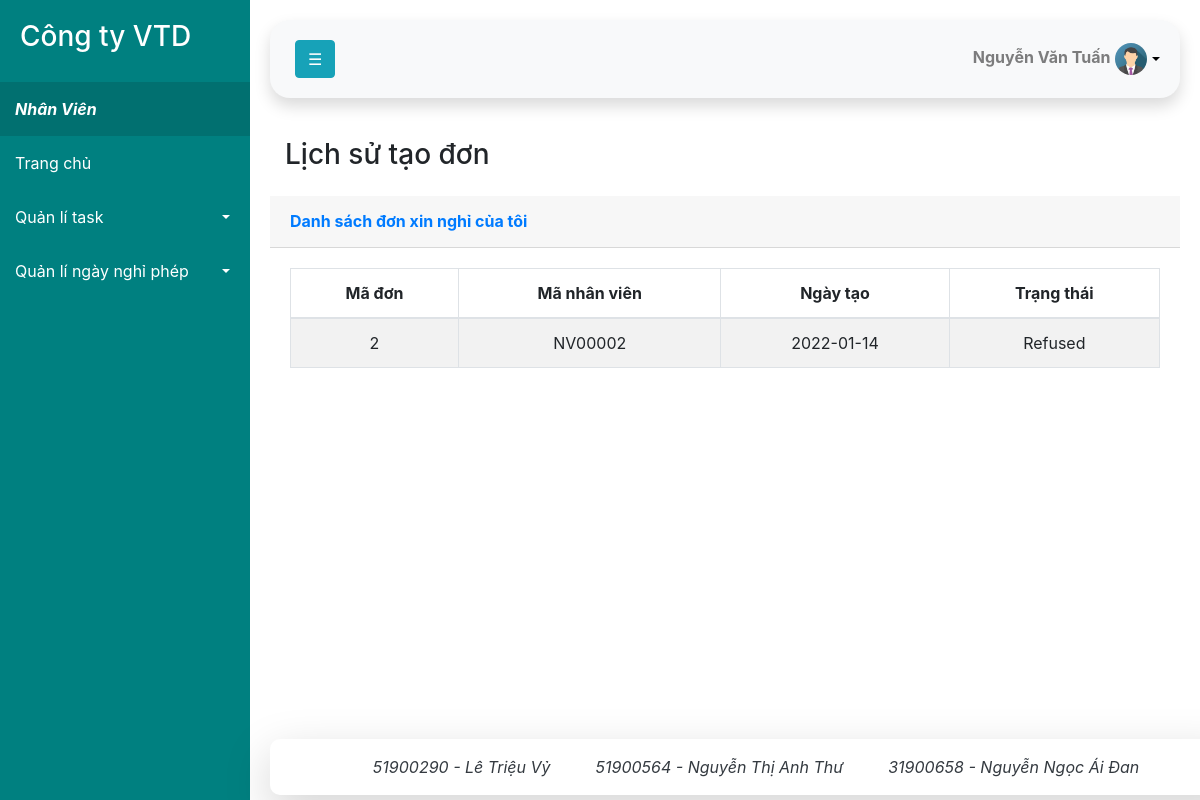
/quanly_ngaynghi/donxinnghi_cuatoi.php (signed in), run on the app's committed database.
### tables this page shows
CREATE TABLE `nhanvien` (
  `manv` varchar(50) NOT NULL,
  `username` varchar(50) NOT NULL,
  `password` varchar(500) NOT NULL,
  `tennv` varchar(128) NOT NULL,
  `loainv` varchar(100) NOT NULL,
  `tenphongban` varchar(128) DEFAULT NULL,
  `avt` varchar(500) NOT NULL DEFAULT 'avatar.png',
  `songaynghi` int(11) NOT NULL
);

CREATE TABLE `donxinnghi` (
  `id_donxinnghi` int(11) NOT NULL,
  `nhanvien_id` varchar(50) NOT NULL,
  `loainv` varchar(100) NOT NULL,
  `tenphongban` varchar(128) NOT NULL,
  `noidung` varchar(500) NOT NULL,
  `trangthai` varchar(50) NOT NULL,
  `ngaytaodon` date DEFAULT NULL,
  `ngayduyetdon` date DEFAULT NULL,
  `file_dinhkem` varchar(500) DEFAULT NULL,
  `songaynghi` int(11) NOT NULL
);

### www/db.php (called while the page is built, shortened)
<?php
    function open_database()
    {
        $host = 'mysql-server';
        $user = 'root';
        $pass = 'root';
        $dbname = 'nhanvien';
        $con = mysqli_connect($host, $user, $pass, $dbname);
        return $con;
    }
    function update_loainv()
    {
        $con = open_database();
        $username=$_SESSION['username'];
        $query = "select * from `nhanvien` WHERE username = '$username'";
        $results = mysqli_query($con, $query);
        $count= mysqli_num_rows($results);
        if($count==1)
        {
            $loainv=$results->fetch_assoc()['loainv'];
        }
        return $loainv;
    }
?>

### www/quanly_ngaynghi/donxinnghi_cuatoi.php (the view, shortened to what this page needs)
<?php
    include_once('../db.php');
    $nhanvien_id = $_SESSION['username'];
    $con = open_database();
    $query = "SELECT * FROM donxinnghi where nhanvien_id = '$nhanvien_id'";
    $results = mysqli_query($con, $query);
    $count= mysqli_num_rows($results);
?>
<!DOCTYPE html>
<html lang="en">
<head>
	<link rel="stylesheet" href="https://maxcdn.bootstrapcdn.com/bootstrap/4.5.2/css/bootstrap.min.css">
	<link rel="stylesheet" href="/style.css">
</head>
<body>
    <div class="wrapper">
        <?php
            include('../page/sidebar.php');
        ?>
    <div id="content">
                <?php include('../page/header.php');?>
        <div class="container-fluid">
                    <div class="d-sm-flex align-items-center justify-content-between mb-4">
                        <h1 class="h3 mb-0 text-gray-800">Lịch sử tạo đơn</h1>
                    </div>
        </div>
                <div class="card-header py-3">
                            <h6 class="m-0 font-weight-bold text-primary">Danh sách đơn xin nghỉ của tôi</h6>
                </div>
                <div class="card-body">
                    <div class="table-responsive">
                        <table class="table table-striped table-bordered text-center rounded" id="dataTable" width="100%" cellspacing="0">
                            <thead>
                                <tr>
                                    <th>Mã đơn</th>
                                    <th>Mã nhân viên</th>
                                    <th>Ngày tạo</th>
                                    <th>Trạng thái</th>
                                </tr>
                            </thead>
                            <tbody>
                                <?php
                                        if($count>0)
                                        {
                                            while($data=$results->fetch_assoc())
                                            {
                                                echo '<tr>
                                                <td>'.$data['id_donxinnghi'].'</td>
                                                <td>'.$data['nhanvien_id'].'</td>
                                                <td>'.$data['ngaytaodon'].'</td>
                                                <td>'.$data['trangthai'].'</td>
                                                </tr>';
                                            }
                                        }
                                        else
                                        {
                                            echo'<div class="alert alert-primary text-center" role="alert">
                                                Chưa có dữ liệu
                                            </div>';
                                        }
                                ?>
                            </tbody>
                        </table>
                    </div>
                </div>
                <?php include('../page/footer.php');   ?>
        </div>
    </div>
</body>
</html>

### www/page/sidebar_nhanvien.php (shortened to what this page needs)
<nav id="sidebar">
            <div class="sidebar-header">
                <h3>Công ty VTD</h3>
            </div>
            <ul class="list-unstyled components">
                <li class="nav-item active">
                    <a><i><?=$loainv?></i></a>
                </li>
                <li class="nav-item">
                <a class="nav-link" href="../index.php">
                    <span>Trang chủ</span></a>
                </li>
                <li class="nav-item">
                    <a href="#menu1" data-toggle="collapse" aria-expanded="false" class="dropdown-toggle">Quản lí task</a>
                </li>
                <li class="nav-item">
                    <a href="#menu2" data-toggle="collapse" aria-expanded="false" class="dropdown-toggle">Quản lí ngày nghỉ phép</a>
                </li>
            </ul>
        </nav>

### www/style.css (style rules this page uses)
table { margin-bottom: 150px; }
.dropdown-toggle::after { display: block; position: absolute; transform: translateY(-50%); top: 50%; color: black; right: 20px; }
a[data-toggle="collapse"] { position: relative; }
.wrapper { width:100%; align-items:stretch; display:flex; }
#sidebar { background: teal; color:white; min-width:250px; max-width:250px; transition: all 0.5s; }
#sidebar .sidebar-header { padding: 20px; font-weight: bold; color: while; }
#sidebar ul li a { color: white; text-decoration: none; transition: all 0.3s; display: block; padding: 15px; font-size:medium; }
#sidebar ul li.active>a,a[aria-expanded="true"] { color: white; background: rgb(1, 112, 112); font-weight: bold; }
#sidebar ul li .dropdown-toggle::after { display: block; position: absolute; transform: translateY(-50%); top: 50%; color: white; right: 20px; }
#content { min-height:100vh; width:100%; padding:20px; }

### data on the page
nhanvien: loainv "Nhân Viên"
donxinnghi: id_donxinnghi "2", nhanvien "NV00002", ngaytaodon "2022-01-14", trangthai "Refused"

### other printed values
$ten_nv "Nguyễn Văn Tuấn"
